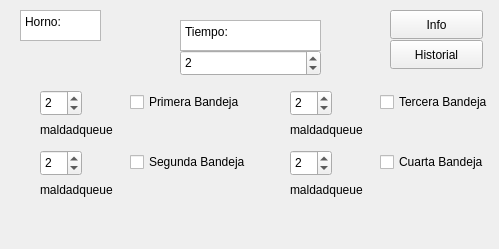
    <widget class="QWidget" name="scrollAreaWidgetContents_5">
     <property name="geometry">
      <rect>
       <x>0</x>
       <y>0</y>
       <width>499</width>
       <height>249</height>
      </rect>
     </property>
     <widget class="QTextEdit" name="textEdit_5">
      <property name="geometry">
       <rect>
        <x>20</x>
        <y>10</y>
        <width>81</width>
        <height>31</height>
       </rect>
      </property>
      <property name="html">
       <string>&lt;!DOCTYPE HTML PUBLIC &quot;-//W3C//DTD HTML 4.0//EN&quot; &quot;http://www.w3.org/TR/REC-html40/strict.dtd&quot;&gt;
&lt;html&gt;&lt;head&gt;&lt;meta name=&quot;qrichtext&quot; content=&quot;1&quot; /&gt;&lt;meta charset=&quot;utf-8&quot; /&gt;&lt;style type=&quot;text/css&quot;&gt;
p, li { white-space: pre-wrap; }
hr { height: 1px; border-width: 0; }
li.unchecked::marker { content: &quot;\2610&quot;; }
li.checked::marker { content: &quot;\2612&quot;; }
&lt;/style&gt;&lt;/head&gt;&lt;body style=&quot; font-family:'Segoe UI'; font-size:9pt; font-weight:400; font-style:normal;&quot;&gt;
&lt;p style=&quot; margin-top:0px; margin-bottom:0px; margin-left:0px; margin-right:0px; -qt-block-indent:0; text-indent:0px;&quot;&gt;Horno:&lt;/p&gt;&lt;/body&gt;&lt;/html&gt;</string>
      </property>
     </widget>
     <widget class="QTextEdit" name="textEdit_7">
      <property name="geometry">
       <rect>
        <x>180</x>
        <y>20</y>
        <width>141</width>
        <height>31</height>
       </rect>
      </property>
      <property name="html">
       <string>&lt;!DOCTYPE HTML PUBLIC &quot;-//W3C//DTD HTML 4.0//EN&quot; &quot;http://www.w3.org/TR/REC-html40/strict.dtd&quot;&gt;
&lt;html&gt;&lt;head&gt;&lt;meta name=&quot;qrichtext&quot; content=&quot;1&quot; /&gt;&lt;meta charset=&quot;utf-8&quot; /&gt;&lt;style type=&quot;text/css&quot;&gt;
p, li { white-space: pre-wrap; }
hr { height: 1px; border-width: 0; }
li.unchecked::marker { content: &quot;\2610&quot;; }
li.checked::marker { content: &quot;\2612&quot;; }
&lt;/style&gt;&lt;/head&gt;&lt;body style=&quot; font-family:'Segoe UI'; font-size:9pt; font-weight:400; font-style:normal;&quot;&gt;
&lt;p style=&quot; margin-top:0px; margin-bottom:0px; margin-left:0px; margin-right:0px; -qt-block-indent:0; text-indent:0px;&quot;&gt;Tiempo:&lt;/p&gt;&lt;/body&gt;&lt;/html&gt;</string>
      </property>
     </widget>
     <widget class="QSpinBox" name="hornoSpinBox">
      <property name="geometry">
       <rect>
        <x>180</x>
        <y>50</y>
        <width>141</width>
        <height>26</height>
       </rect>
      </property>
      <property name="minimum">
       <number>0</number>
      </property>
      <property name="value">
       <number>2</number>
      </property>
     </widget>
     <widget class="QCheckBox" name="bandeja1CheckBox">
      <property name="geometry">
       <rect>
        <x>130</x>
        <y>90</y>
        <width>121</width>
        <height>24</height>
       </rect>
      </property>
      <property name="text">
       <string>Primera Bandeja</string>
      </property>
     </widget>
     <widget class="QCheckBox" name="bandeja2CheckBox">
      <property name="geometry">
       <rect>
        <x>130</x>
        <y>150</y>
        <width>121</width>
        <height>24</height>
       </rect>
      </property>
      <property name="text">
       <string>Segunda Bandeja</string>
      </property>
     </widget>
     <widget class="QCheckBox" name="bandeja3CheckBox">
      <property name="geometry">
       <rect>
        <x>380</x>
        <y>90</y>
        <width>111</width>
        <height>24</height>
       </rect>
      </property>
      <property name="text">
       <string>Tercera Bandeja</string>
      </property>
     </widget>
     <widget class="QCheckBox" name="bandeja4CheckBox">
      <property name="geometry">
       <rect>
        <x>380</x>
        <y>150</y>
        <width>111</width>
        <height>24</height>
       </rect>
      </property>
      <property name="text">
       <string>Cuarta Bandeja</string>
      </property>
     </widget>
     <widget class="QSpinBox" name="bandeja1SpinBox">
      <property name="geometry">
       <rect>
        <x>40</x>
        <y>90</y>
        <width>42</width>
        <height>26</height>
       </rect>
      </property>
      <property name="minimum">
       <number>1</number>
      </property>
      <property name="value">
       <number>2</number>
      </property>
     </widget>
     <widget class="QSpinBox" name="bandeja2SpinBox">
      <property name="geometry">
       <rect>
        <x>40</x>
        <y>150</y>
        <width>42</width>
        <height>26</height>
       </rect>
      </property>
      <property name="minimum">
       <number>1</number>
      </property>
      <property name="value">
       <number>2</number>
      </property>
     </widget>
     <widget class="QSpinBox" name="bandeja4SpinBox">
      <property name="geometry">
       <rect>
        <x>290</x>
        <y>150</y>
        <width>42</width>
        <height>26</height>
       </rect>
      </property>
      <property name="minimum">
       <number>1</number>
      </property>
      <property name="value">
       <number>2</number>
      </property>
     </widget>
     <widget class="QSpinBox" name="bandeja3SpinBox">
      <property name="geometry">
       <rect>
        <x>290</x>
        <y>90</y>
        <width>42</width>
        <height>26</height>
       </rect>
      </property>
      <property name="minimum">
       <number>1</number>
      </property>
      <property name="value">
       <number>2</number>
      </property>
     </widget>
     <widget class="QLabel" name="bandeja1Label">
      <property name="geometry">
       <rect>
        <x>40</x>
        <y>120</y>
        <width>201</width>
        <height>20</height>
       </rect>
      </property>
      <property name="text">
       <string>maldadqueue</string>
      </property>
     </widget>
     <widget class="QLabel" name="bandeja2Label">
      <property name="geometry">
       <rect>
        <x>40</x>
        <y>180</y>
        <width>201</width>
        <height>20</height>
       </rect>
      </property>
      <property name="text">
       <string>maldadqueue</string>
      </property>
     </widget>
     <widget class="QLabel" name="bandeja4Label">
      <property name="geometry">
       <rect>
        <x>290</x>
        <y>180</y>
        <width>201</width>
        <height>20</height>
       </rect>
      </property>
      <property name="text">
       <string>maldadqueue</string>
      </property>
     </widget>
     <widget class="QLabel" name="bandeja3Label">
      <property name="geometry">
       <rect>
        <x>290</x>
        <y>120</y>
        <width>201</width>
        <height>20</height>
       </rect>
      </property>
      <property name="text">
       <string>maldadqueue</string>
      </property>
     </widget>
     <widget class="QPushButton" name="itinerarioHorno">
      <property name="geometry">
       <rect>
        <x>390</x>
        <y>10</y>
        <width>93</width>
        <height>29</height>
       </rect>
      </property>
      <property name="text">
       <string>Info</string>
      </property>
     </widget>
     <widget class="QPushButton" name="pushButton_3">
      <property name="geometry">
       <rect>
        <x>390</x>
        <y>40</y>
        <width>93</width>
        <height>29</height>
       </rect>
      </property>
      <property name="text">
       <string>Historial</string>
      </property>
     </widget>
    </widget>
